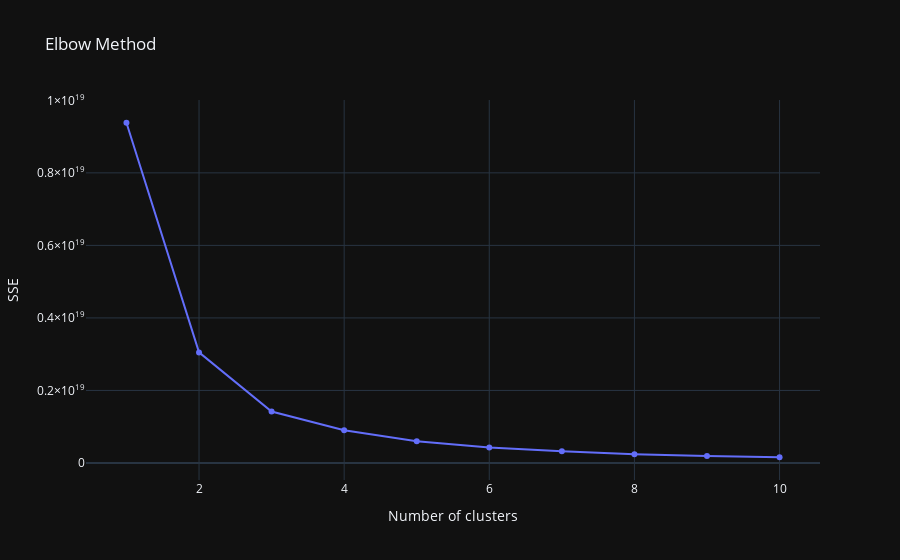
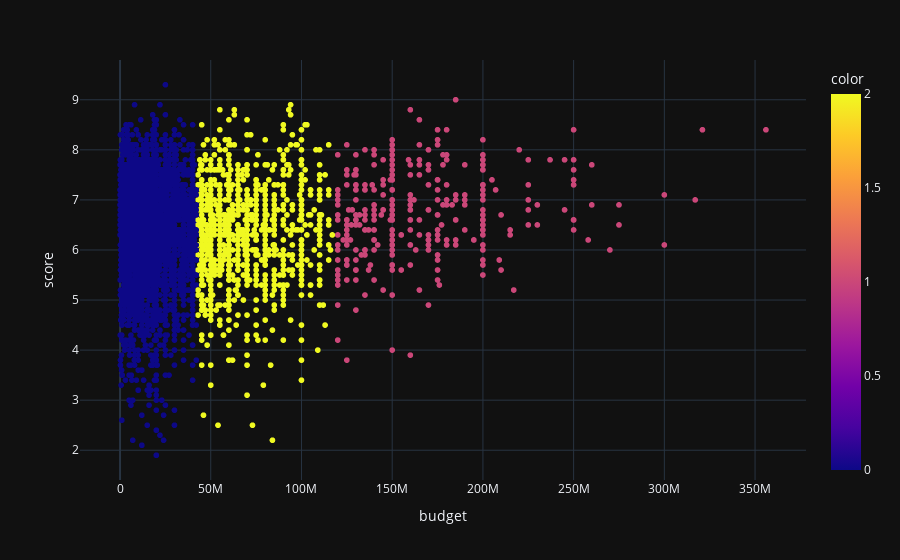

Source (notebook cell) for these figures, in order:
### Markdown cell above
Now, we will try to use K-Means Clustering to identify clusters in the dataset.

### Code cell
#Using the elbow method to determine the number of clusters to identify
sse = []
for i in range(1,11):
    kmeans = KMeans(n_clusters=i, init="k-means++", n_init= 50, max_iter=500, random_state=42)
    kmeans.fit(kMeansVar)
    sse.append(kmeans.inertia_)

f=px.line(x=range(1,11), 
          y=sse, 
          title="Elbow Method",
          labels={"y": "SSE", "x": "Number of clusters"},
          markers=True, 
          template="plotly_dark")
f.show()

kl = KneeLocator(range(1, 11), sse, curve="convex", direction="decreasing")
print("Best number of clusters: {}".format(kl.elbow))

#Determining the silhouette score
print("Silhouette Score: {}".format(silhouette_score(kMeansVar, kmeans.labels_))) 

#Showing the clustering
kmeans = KMeans(n_clusters=3, init="k-means++", n_init= 50, max_iter=500, random_state=42)
kmeans.fit(kMeansVar)

f = px.scatter(kMeansVar, 
               x="budget", 
               y="score", 
               color=kmeans.labels_, 
               template="plotly_dark")
f.show()
print()

### Figure 1 — Plotly figure (JSON) as saved in the notebook; plotly's stock layout.template omitted (floating-point values rounded to 4 significant figures)
{"data": [{"hovertemplate": "Number of clusters=%{x}<br>SSE=%{y}<extra></extra>", "legendgroup": "", "line": {"color": "#636efa", "dash": "solid"}, "marker": {"symbol": "circle"}, "mode": "lines+markers", "name": "", "orientation": "v", "showlegend": false, "type": "scatter", "x": [1, 2, 3, 4, 5, 6, 7, 8, 9, 10], "xaxis": "x", "y": [9382145494275461000, 3049942474084699600, 1418451248255110100, 900406949484536700, 597159204844221600, 424031675940316860, 322970328411867400, 241903997757512000, 189419325085931780, 158007311114280830], "yaxis": "y"}], "layout": {"autosize": true, "legend": {"tracegroupgap": 0}, "title": {"text": "Elbow Method"}, "xaxis": {"anchor": "y", "autorange": true, "domain": [0, 1], "range": [0.4548, 10.55], "title": {"text": "Number of clusters"}, "type": "linear"}, "yaxis": {"anchor": "x", "autorange": true, "domain": [0, 1], "range": [-603207975845622400, 10143360781235364000], "title": {"text": "SSE"}, "type": "linear"}}}

### Figure 2 — Plotly figure (JSON) as saved in the notebook; plotly's stock layout.template omitted (floating-point values rounded to 4 significant figures; data arrays with more than 128 entries replaced by an {"elided": "..."} marker saying what was removed)
{"data": [{"hovertemplate": "budget=%{x}<br>score=%{y}<br>color=%{marker.color}<extra></extra>", "legendgroup": "", "marker": {"color": {"elided": "5436 int values"}, "coloraxis": "coloraxis", "symbol": "circle"}, "mode": "markers", "name": "", "showlegend": false, "type": "scattergl", "x": {"elided": "5436 int values"}, "xaxis": "x", "y": {"elided": "5436 float values"}, "yaxis": "y"}], "layout": {"autosize": true, "coloraxis": {"colorbar": {"title": {"text": "color"}}, "colorscale": [[0, "#0d0887"], [0.1111, "#46039f"], [0.2222, "#7201a8"], [0.3333, "#9c179e"], [0.4444, "#bd3786"], [0.5556, "#d8576b"], [0.6667, "#ed7953"], [0.7778, "#fb9f3a"], [0.8889, "#fdca26"], [1, "#f0f921"]]}, "legend": {"tracegroupgap": 0}, "margin": {"t": 60}, "xaxis": {"anchor": "y", "autorange": true, "domain": [0, 1], "range": [-21570000.0, 377600000.0], "title": {"text": "budget"}, "type": "linear"}, "yaxis": {"anchor": "x", "autorange": true, "domain": [0, 1], "range": [1.327, 9.873], "title": {"text": "score"}, "type": "linear"}}}
